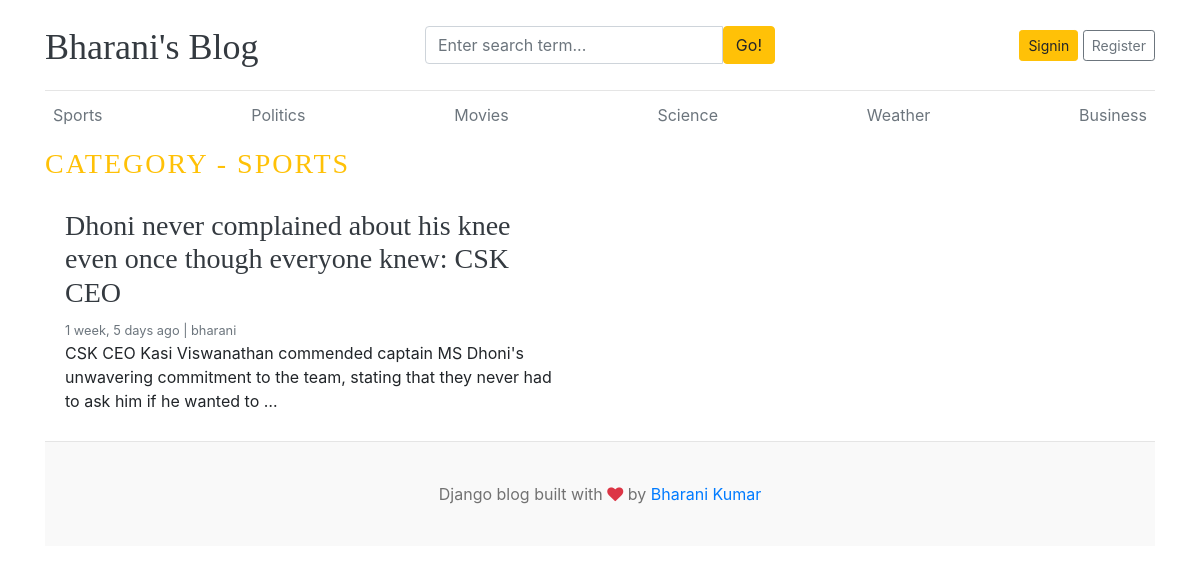
Page /category/1/ on the committed database.
### blogs/models.py (models this page shows, shortened)
class Category(models.Model):
    category_name = models.CharField(max_length=50, unique=True)
    created_At = models.DateTimeField(auto_now_add=True)
    updated_At = models.DateTimeField(auto_now=True)
    def __str__(self):
        return self.category_name
    class Meta:
        verbose_name_plural = 'categories'

class Blog(models.Model):
    title = models.CharField(max_length=100)
    slug = models.SlugField(max_length=150, unique=True, blank=True)
    category = models.ForeignKey(Category, on_delete=models.CASCADE)
    author = models.ForeignKey(User, on_delete=models.CASCADE)
    featured_image = models.ImageField(upload_to='uploads/%Y/%m/%d')
    short_discription = models.TextField(max_length=500)
    blog_body = models.TextField(max_length=2000)
    status = models.CharField(max_length=20, choices=STATUS_CHOICES, default="Draft")
    is_featured = models.BooleanField(default=False)
    created_at = models.DateTimeField(auto_now_add=True)
    updated_at = models.DateTimeField(auto_now=True)

### blogs/views.py (the view)
# urls.py: path('<int:category_id>/', views.posts_by_category, name='posts_by_category'),
def posts_by_category(request, category_id):
    posts = Blog.objects.filter(status='Published', category=category_id)
    try:
        category = Category.objects.get(pk=category_id)
    except:
        return redirect('home')
    context = {
        'posts' : posts,
        'category' : category,
    }
    return render(request, 'posts_by_category.html', context)

### blogs/context_processors.py (called while the page is built)
def get_categories(request):
    categories = Category.objects.all()
    return dict(categories=categories)

def get_socialLinks(request):
    links = SocialLink.objects.all()
    return dict(links=links)

### templates/posts_by_category.html
{% extends 'base.html'%}
{% block content%}
  <h3 class="text-uppercase text-warning" style="letter-spacing: 2px;"> Category - {{ category }} </h3>
  <div class="row mb-2">
    {% if posts %}
    {% for post in posts %}
    <div class="col-md-6">
      <div class="card border-0" >
        <div class="card-body">
          <h3><a href="{% url 'blogs' post.slug %}" class="text-dark">{{ post.title }}</a></h3>
          <small class="mb-1 text-muted">{{ post.updated_at | timesince }} ago | {{ post.author }}</small>
          <p class="card-text">{{ post.short_discription | truncatewords:25 }}</p>
        </div>
      </div>
    </div>
    {% endfor %}
    {% else %}
        <p>No posts found</p>
    {% endif %}
  </div>
{% endblock %}

### templates/base.html (shortened to what this page needs)
{% load static %}
<!DOCTYPE html>
<html lang="en">
<head>
    <link href="https://getbootstrap.com/docs/4.0/dist/css/bootstrap.min.css" rel="stylesheet">
    <link href="{% static 'css/blog.css' %}" rel="stylesheet">
    <link rel="stylesheet" href="https://cdnjs.cloudflare.com/ajax/libs/font-awesome/4.7.0/css/font-awesome.min.css">
  </head>
<body>
    <div class="container">
      <header class="blog-header py-3">
        <div class="row flex-nowrap justify-content-between align-items-center">
          <div class="col-4 pt-1">
            <a class="blog-header-logo text-dark" href="{% url 'home' %}">Bharani's Blog</a>
          </div>
          <div class="col-4">
            <form action="{% url 'search' %}" method="GET">
              <div class="input-group">
                <input class="form-control" type="text" name="keyword" value="{{keyword}}" placeholder="Enter search term..." aria-label="Enter search term..." aria-describedby="button-search" />
                <button type="submit" class="btn btn-warning" id="button-search" type="button">Go!</button>
            </div>
            </form>
          </div>
          <div class="col-4 d-flex justify-content-end align-items-center">
            {% if not user.is_authenticated %}
            <a class="btn btn-sm btn-warning" href="{% url 'signin' %}">Signin</a> &nbsp;
            <a class="btn btn-sm btn-outline-secondary" href="{% url 'registration' %}">Register</a>
            {% else %}
            {% if perms.blogs.add_blog %}
            <span><a href="{% url 'dashboard' %}" class="btn btn-warning btn-sm">Dashboard</a></span>
            {% endif %}
            &emsp;
            <span><a href="{% url 'signout' %}" class="btn btn-sm btn-warning">'{{ user }}' SignOut</a></span>
            {% endif %}
          </div>
        </div>
      </header>
      <div class="nav-scroller py-1 mb-2">
        <nav class="nav d-flex justify-content-between">
          {% for cat in categories%}
          <a class="p-2 text-muted" href="{% url 'posts_by_category' cat.id %}">{{cat.category_name}}</a>
          {% endfor %}
        </nav>
      </div>
{% block content %}
{% endblock %}
<footer class="blog-footer">
    <p>Django blog built with <i class="fa fa-heart text-danger "></i> by <a href="#">Bharani Kumar</a></p>
  </footer>
  </body>
  </html>

### static/css/blog.css (style rules this page uses)
.blog-header { border-bottom: 1px solid #e5e5e5; }
.blog-header-logo { font-family: "Playfair Display", Georgia, "Times New Roman", serif; font-size: 2.25rem; }
h1, h2, h3, h4, h5, h6 { font-family: "Playfair Display", Georgia, "Times New Roman", serif; }
.blog-footer { padding: 2.5rem 0; color: #727272; text-align: center; background-color: #f9f9f9; border-top: .05rem solid #e5e5e5; }
.blog-footer p:last-child { margin-bottom: 0; }

### rows in the picture
Category: category_name "Sports", category_name "SPORTS"
Category: category_name "Politics"
Category: category_name "Movies"
Category: category_name "Science"
Category: category_name "Weather"
Category: category_name "Business"
Blog: title "Dhoni never complained about his knee even once though everyone knew: CSK CEO", updated_at "1 week, 5 days", author "bharani", short_discription "CSK CEO Kasi Viswanathan commended captain MS Dhoni's unwavering commitment to the team, stating that they never had to ask him if he wanted to …"
